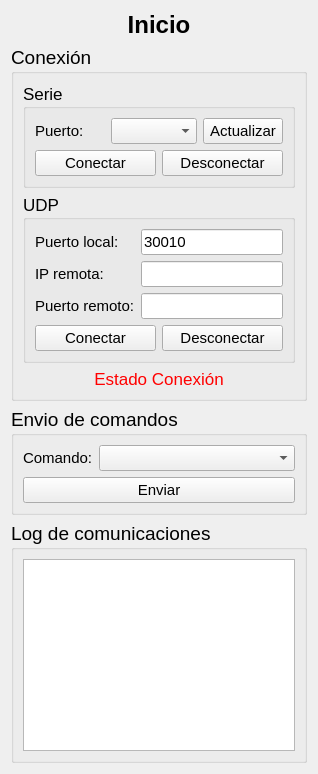
      <widget class="QWidget" name="pageHome">
       <layout class="QVBoxLayout" name="verticalLayout_2">
        <item>
         <widget class="QLabel" name="titleHome">
          <property name="font">
           <font>
            <pointsize>18</pointsize>
            <bold>true</bold>
           </font>
          </property>
          <property name="text">
           <string>Inicio</string>
          </property>
          <property name="alignment">
           <set>Qt::AlignmentFlag::AlignCenter</set>
          </property>
         </widget>
        </item>
        <item>
         <widget class="QGroupBox" name="groupConnection">
          <property name="font">
           <font>
            <pointsize>14</pointsize>
           </font>
          </property>
          <property name="title">
           <string>Conexión</string>
          </property>
          <layout class="QVBoxLayout" name="verticalLayout_3" stretch="0,0,0">
           <item>
            <widget class="QGroupBox" name="groupSerie">
             <property name="font">
              <font>
               <pointsize>13</pointsize>
              </font>
             </property>
             <property name="title">
              <string>Serie</string>
             </property>
             <layout class="QVBoxLayout" name="verticalLayout_4">
              <item>
               <layout class="QHBoxLayout" name="horizontalLayout_4">
                <item>
                 <widget class="QLabel" name="portLabel">
                  <property name="sizePolicy">
                   <sizepolicy hsizetype="Preferred" vsizetype="Preferred">
                    <horstretch>0</horstretch>
                    <verstretch>0</verstretch>
                   </sizepolicy>
                  </property>
                  <property name="font">
                   <font>
                    <pointsize>11</pointsize>
                   </font>
                  </property>
                  <property name="text">
                   <string>Puerto:</string>
                  </property>
                  <property name="margin">
                   <number>0</number>
                  </property>
                 </widget>
                </item>
                <item>
                 <widget class="QComboBox" name="comboBoxPorts">
                  <property name="sizePolicy">
                   <sizepolicy hsizetype="Preferred" vsizetype="Fixed">
                    <horstretch>0</horstretch>
                    <verstretch>0</verstretch>
                   </sizepolicy>
                  </property>
                  <property name="font">
                   <font>
                    <pointsize>11</pointsize>
                   </font>
                  </property>
                 </widget>
                </item>
                <item>
                 <widget class="QPushButton" name="btnRefreshPorts">
                  <property name="font">
                   <font>
                    <pointsize>11</pointsize>
                   </font>
                  </property>
                  <property name="text">
                   <string>Actualizar</string>
                  </property>
                 </widget>
                </item>
               </layout>
              </item>
              <item>
               <layout class="QHBoxLayout" name="horizontalLayout_5">
                <item>
                 <widget class="QPushButton" name="btnConnectSerie">
                  <property name="font">
                   <font>
                    <pointsize>11</pointsize>
                   </font>
                  </property>
                  <property name="text">
                   <string>Conectar</string>
                  </property>
                 </widget>
                </item>
                <item>
                 <widget class="QPushButton" name="btnDisconnectSerie">
                  <property name="font">
                   <font>
                    <pointsize>11</pointsize>
                   </font>
                  </property>
                  <property name="text">
                   <string>Desconectar</string>
                  </property>
                 </widget>
                </item>
               </layout>
              </item>
             </layout>
            </widget>
           </item>
           <item>
            <widget class="QGroupBox" name="groupUDP">
             <property name="font">
              <font>
               <pointsize>13</pointsize>
              </font>
             </property>
             <property name="title">
              <string>UDP</string>
             </property>
             <layout class="QVBoxLayout" name="verticalLayout_5">
              <item>
               <layout class="QGridLayout" name="gridLayout" rowstretch="0,0,0" columnstretch="0,0">
                <property name="sizeConstraint">
                 <enum>QLayout::SizeConstraint::SetDefaultConstraint</enum>
                </property>
                <item row="0" column="0">
                 <widget class="QLabel" name="localPortLabel">
                  <property name="font">
                   <font>
                    <pointsize>11</pointsize>
                   </font>
                  </property>
                  <property name="text">
                   <string>Puerto local:</string>
                  </property>
                  <property name="alignment">
                   <set>Qt::AlignmentFlag::AlignLeading|Qt::AlignmentFlag::AlignLeft|Qt::AlignmentFlag::AlignVCenter</set>
                  </property>
                  <property name="margin">
                   <number>0</number>
                  </property>
                 </widget>
                </item>
                <item row="0" column="1">
                 <widget class="QLineEdit" name="localPortLineEdit">
                  <property name="font">
                   <font>
                    <pointsize>11</pointsize>
                   </font>
                  </property>
                  <property name="text">
                   <string>30010</string>
                  </property>
                 </widget>
                </item>
                <item row="1" column="1">
                 <widget class="QLineEdit" name="RemoteIpLineEdit">
                  <property name="font">
                   <font>
                    <pointsize>11</pointsize>
                   </font>
                  </property>
                  <property name="readOnly">
                   <bool>true</bool>
                  </property>
                 </widget>
                </item>
                <item row="1" column="0">
                 <widget class="QLabel" name="RemoteIPLabel">
                  <property name="font">
                   <font>
                    <pointsize>11</pointsize>
                   </font>
                  </property>
                  <property name="text">
                   <string>IP remota:</string>
                  </property>
                  <property name="alignment">
                   <set>Qt::AlignmentFlag::AlignLeading|Qt::AlignmentFlag::AlignLeft|Qt::AlignmentFlag::AlignVCenter</set>
                  </property>
                 </widget>
                </item>
                <item row="2" column="0">
                 <widget class="QLabel" name="RemotePortLabel">
                  <property name="font">
                   <font>
                    <pointsize>11</pointsize>
                   </font>
                  </property>
                  <property name="text">
                   <string>Puerto remoto:</string>
                  </property>
                 </widget>
                </item>
                <item row="2" column="1">
                 <widget class="QLineEdit" name="RemotePortLineEdit">
                  <property name="font">
                   <font>
                    <pointsize>11</pointsize>
                   </font>
                  </property>
                  <property name="readOnly">
                   <bool>true</bool>
                  </property>
                 </widget>
                </item>
               </layout>
              </item>
              <item>
               <layout class="QHBoxLayout" name="horizontalLayout_7">
                <item>
                 <widget class="QPushButton" name="btnConnectUDP">
                  <property name="font">
                   <font>
                    <pointsize>11</pointsize>
                   </font>
                  </property>
                  <property name="text">
                   <string>Conectar</string>
                  </property>
                 </widget>
                </item>
                <item>
                 <widget class="QPushButton" name="btnDisconnectUDP">
                  <property name="font">
                   <font>
                    <pointsize>11</pointsize>
                   </font>
                  </property>
                  <property name="text">
                   <string>Desconectar</string>
                  </property>
                 </widget>
                </item>
               </layout>
              </item>
             </layout>
            </widget>
           </item>
           <item>
            <widget class="QLabel" name="labelCommStatus">
             <property name="font">
              <font>
               <pointsize>13</pointsize>
              </font>
             </property>
             <property name="styleSheet">
              <string notr="true">color: red;</string>
             </property>
             <property name="text">
              <string>Estado Conexión</string>
             </property>
             <property name="alignment">
              <set>Qt::AlignmentFlag::AlignCenter</set>
             </property>
             <property name="margin">
              <number>10</number>
             </property>
            </widget>
           </item>
          </layout>
         </widget>
        </item>
        <item>
         <widget class="QGroupBox" name="groupCMDSend">
          <property name="font">
           <font>
            <pointsize>14</pointsize>
           </font>
          </property>
          <property name="title">
           <string>Envio de comandos</string>
          </property>
          <layout class="QVBoxLayout" name="verticalLayout_6">
           <item>
            <layout class="QHBoxLayout" name="horizontalLayout_6">
             <item>
              <widget class="QLabel" name="CMDTitleLabel">
               <property name="font">
                <font>
                 <pointsize>11</pointsize>
                </font>
               </property>
               <property name="text">
                <string>Comando:</string>
               </property>
              </widget>
             </item>
             <item>
              <widget class="QComboBox" name="CMDComboBox">
               <property name="sizePolicy">
                <sizepolicy hsizetype="MinimumExpanding" vsizetype="Fixed">
                 <horstretch>0</horstretch>
                 <verstretch>0</verstretch>
                </sizepolicy>
               </property>
               <property name="font">
                <font>
                 <pointsize>11</pointsize>
                </font>
               </property>
              </widget>
             </item>
            </layout>
           </item>
           <item>
            <widget class="QPushButton" name="btnSendCMD">
             <property name="font">
              <font>
               <pointsize>11</pointsize>
              </font>
             </property>
             <property name="text">
              <string>Enviar</string>
             </property>
            </widget>
           </item>
          </layout>
         </widget>
        </item>
        <item>
         <widget class="QGroupBox" name="groupBox">
          <property name="font">
           <font>
            <pointsize>14</pointsize>
           </font>
          </property>
          <property name="title">
           <string>Log de comunicaciones</string>
          </property>
          <layout class="QVBoxLayout" name="verticalLayout_10">
           <item>
            <widget class="QPlainTextEdit" name="commsLog">
             <property name="font">
              <font>
               <pointsize>11</pointsize>
              </font>
             </property>
             <property name="readOnly">
              <bool>true</bool>
             </property>
            </widget>
           </item>
          </layout>
         </widget>
        </item>
       </layout>
      </widget>
